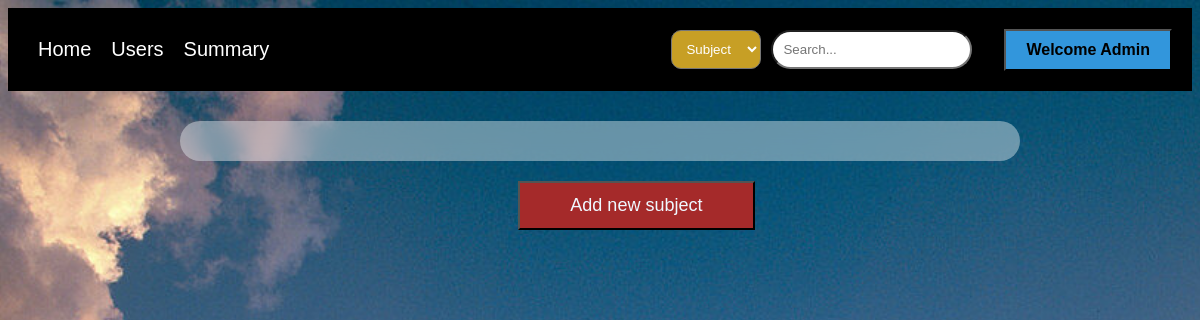
Page /admin_home (signed in) on the earlier database version.
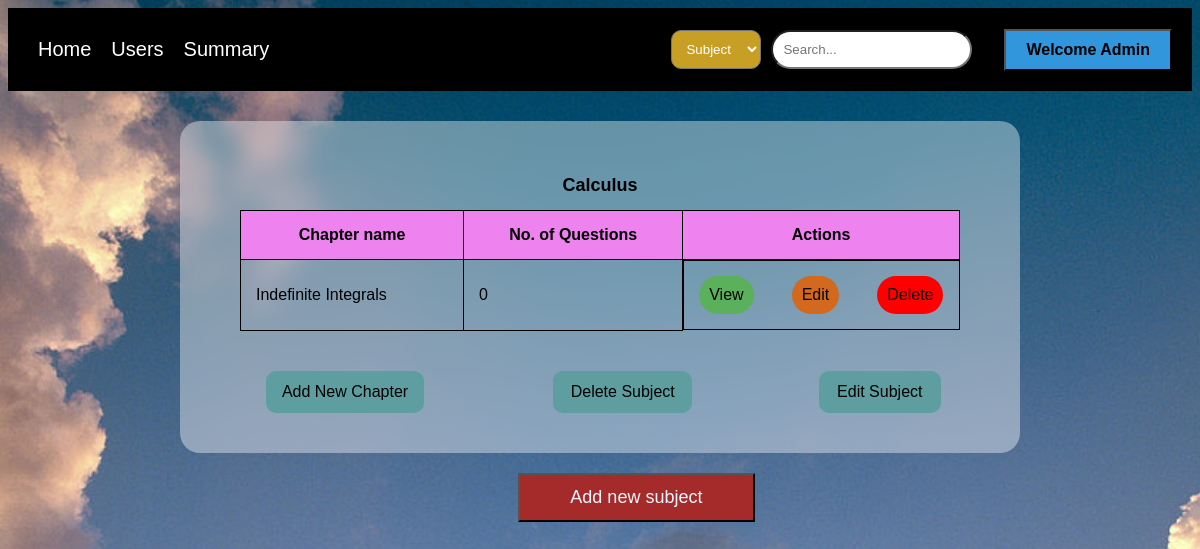
Same page on the later database version.
### tables this page shows
CREATE TABLE subject(
    id INTEGER PRIMARY KEY AUTOINCREMENT,
    name TEXT UNIQUE NOT NULL,
    description TEXT NOT NULL
    );

CREATE TABLE chapter(
    id INTEGER PRIMARY KEY AUTOINCREMENT,
    subject_id INTEGER NOT NULL,
    name TEXT UNIQUE NOT NULL,
    description TEXT,
    FOREIGN KEY(subject_id) REFERENCES subject(id) ON DELETE CASCADE
    );

### app.py (the view)
@app.route('/admin_home',methods=["GET",'POST'])
def admin_home():
    if 'uid' not in session or session.get('uname')!='admin':
        return redirect(url_for('login'))
    conn=sql.connect('quiz_database.db')
    conn.row_factory=sql.Row
    curr=conn.cursor()
    curr.execute('SELECT id,name from subject')
    subs=curr.fetchall()
    sub_l=[]
    for sub in subs:
        sub_l.append({'id':sub['id'],'name':sub['name'],'chapters':[]})
    for sub in sub_l:
        sub_id=sub['id']
        curr.execute('''
            SELECT chapter.id,chapter.name,COUNT(question.id) AS q_count
            FROM chapter
            LEFT JOIN quiz
            ON chapter.id=quiz.chapter_id
            LEFT JOIN question ON quiz.id=question.quiz_id
            WHERE chapter.subject_id=?
            GROUP BY chapter.id
        ''',(sub_id,))
        chaps=curr.fetchall()
        for chap in chaps:
            sub['chapters'].append({'id':chap['id'],'name':chap['name'],'q_count':chap['q_count']})
    conn.close()
    return render_template('admin_home.html',sub_l=sub_l)

### templates/admin_home.html (shortened to what this page needs)
 <!DOCTYPE html>
<html>
    <head>
        <link rel="stylesheet" href="/static/nav.css">
        <link rel="stylesheet" href="/static/home.css">
    </head>
    <body>
        <header>
            <nav>
                <div class="navbar">
                    <a href="{{url_for('admin_home')}}">Home</a>
                    <a href="{{url_for('allusers')}}">Users</a>
                    <a href="{{url_for('summary')}}">Summary</a>
                </div>
                <div class="down">
                    <div class="search-container">
                        <select id="cat">
                            <option value="subject">Subject</option>
                        </select>
                        <input type="search" id="search" placeholder="Search...">
                    </div>
                    <div class="down2">
                        <button>Welcome Admin</button>
                    </div>
                </div>
            </nav>
        </header>
        <main>
            {% for sub in sub_l %}
            <table class="subtab">
                <b><caption class="subname">{{ sub['name'] }}</caption></b>
                <tr>
                    <th>Chapter name</th>
                    <th>No. of Questions</th>
                    <th>Actions</th>
                </tr>
                {% for chap in sub['chapters'] %}
                <tr class="crow">
                    <td  class="cname">{{ chap['name'] }}</td>
                    <td>{{ chap['q_count'] }}</td>
                    <td class="tbut">
                        <a style="color: black;" href="{{ url_for('view_quizzes', chapter_id=chap['id']) }}">View</a>
                        <a style="color: black;" href="{{ url_for('edit_chap', chapter_id=chap['id'], subject_id=chap['subject_id']) }}">Edit</a>
                        <a style="color: black;" href="{{ url_for('del_chap', subject_id=sub['id'], chapter_id=chap['id']) }}" onclick="return confirm('Are you sure you want to delete the chapter? All the quizzes associated with it will also be deleted')">Delete</a>
                    </td>
                </tr>
                {% endfor %}
            </table>
            <div class="buts">
            <a href="{{ url_for('add_chap', subject_id=sub['id']) }}">
                <button class="but butadd">Add New Chapter</button>
            </a>
            <a href="{{ url_for('del_sub', subject_id=sub['id']) }}" onclick="return confirm('Are you sure you want to delete the subject? All the chapters and quizzes associated with it will also be deleted')">
                <button class="but butdel">Delete Subject</button>
            </a>
            <a href="{{ url_for('edit_sub', subject_id=sub['id']) }}" >
                <button class="but butedit">Edit Subject</button>
            </a>
        </div>
            {% endfor %}
        </main>
        <footer>
            <a href="{{ url_for('add_sub') }}">
                <button>Add new subject</button>
            </a>
        </footer>
    </body>
</html>

Differences in the rows shown:
added subject: name "Calculus"
added chapter: name "Indefinite Integrals", q_count "0"
